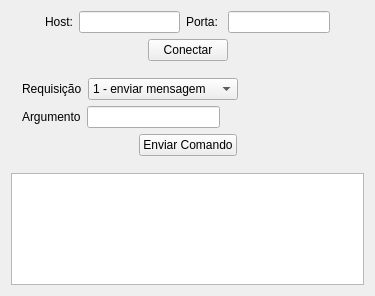
<?xml version="1.0" encoding="UTF-8"?>
<ui version="4.0">
 <class>MainWidget</class>
 <widget class="QWidget" name="MainWidget">
  <property name="geometry">
   <rect>
    <x>0</x>
    <y>0</y>
    <width>375</width>
    <height>296</height>
   </rect>
  </property>
  <property name="windowTitle">
   <string>MainWidget</string>
  </property>
  <layout class="QVBoxLayout" name="verticalLayout_2">
   <item>
    <layout class="QHBoxLayout" name="horizontalLayout">
     <item>
      <spacer name="horizontalSpacer">
       <property name="orientation">
        <enum>Qt::Horizontal</enum>
       </property>
       <property name="sizeHint" stdset="0">
        <size>
         <width>40</width>
         <height>20</height>
        </size>
       </property>
      </spacer>
     </item>
     <item>
      <widget class="QLabel" name="label_2">
       <property name="text">
        <string>Host:</string>
       </property>
      </widget>
     </item>
     <item>
      <widget class="QLineEdit" name="hostEdit"/>
     </item>
     <item>
      <widget class="QLabel" name="label">
       <property name="text">
        <string>Porta: </string>
       </property>
      </widget>
     </item>
     <item>
      <widget class="QLineEdit" name="portEdit"/>
     </item>
     <item>
      <spacer name="horizontalSpacer_2">
       <property name="orientation">
        <enum>Qt::Horizontal</enum>
       </property>
       <property name="sizeHint" stdset="0">
        <size>
         <width>40</width>
         <height>20</height>
        </size>
       </property>
      </spacer>
     </item>
    </layout>
   </item>
   <item>
    <layout class="QHBoxLayout" name="horizontalLayout_2">
     <item>
      <spacer name="horizontalSpacer_3">
       <property name="orientation">
        <enum>Qt::Horizontal</enum>
       </property>
       <property name="sizeHint" stdset="0">
        <size>
         <width>40</width>
         <height>20</height>
        </size>
       </property>
      </spacer>
     </item>
     <item>
      <widget class="QPushButton" name="startStopBtn">
       <property name="text">
        <string>Conectar</string>
       </property>
      </widget>
     </item>
     <item>
      <spacer name="horizontalSpacer_4">
       <property name="orientation">
        <enum>Qt::Horizontal</enum>
       </property>
       <property name="sizeHint" stdset="0">
        <size>
         <width>40</width>
         <height>20</height>
        </size>
       </property>
      </spacer>
     </item>
    </layout>
   </item>
   <item>
    <widget class="QWidget" name="requestInfoCtn" native="true">
     <layout class="QVBoxLayout" name="verticalLayout">
      <item>
       <layout class="QHBoxLayout" name="horizontalLayout_3">
        <item>
         <widget class="QLabel" name="label_3">
          <property name="text">
           <string>Requisição</string>
          </property>
         </widget>
        </item>
        <item>
         <widget class="QComboBox" name="requestCombo">
          <item>
           <property name="text">
            <string>1 - enviar mensagem</string>
           </property>
          </item>
          <item>
           <property name="text">
            <string>2 - executar programa</string>
           </property>
          </item>
         </widget>
        </item>
        <item>
         <spacer name="horizontalSpacer_5">
          <property name="orientation">
           <enum>Qt::Horizontal</enum>
          </property>
          <property name="sizeHint" stdset="0">
           <size>
            <width>40</width>
            <height>20</height>
           </size>
          </property>
         </spacer>
        </item>
       </layout>
      </item>
      <item>
       <layout class="QHBoxLayout" name="horizontalLayout_4">
        <item>
         <widget class="QLabel" name="label_4">
          <property name="text">
           <string>Argumento</string>
          </property>
         </widget>
        </item>
        <item>
         <widget class="QLineEdit" name="argEdit"/>
        </item>
        <item>
         <spacer name="horizontalSpacer_6">
          <property name="orientation">
           <enum>Qt::Horizontal</enum>
          </property>
          <property name="sizeHint" stdset="0">
           <size>
            <width>40</width>
            <height>20</height>
           </size>
          </property>
         </spacer>
        </item>
       </layout>
      </item>
      <item>
       <layout class="QHBoxLayout" name="horizontalLayout_5">
        <property name="bottomMargin">
         <number>0</number>
        </property>
        <item>
         <spacer name="horizontalSpacer_7">
          <property name="orientation">
           <enum>Qt::Horizontal</enum>
          </property>
          <property name="sizeHint" stdset="0">
           <size>
            <width>40</width>
            <height>20</height>
           </size>
          </property>
         </spacer>
        </item>
        <item>
         <widget class="QPushButton" name="sendButton">
          <property name="text">
           <string>Enviar Comando</string>
          </property>
         </widget>
        </item>
        <item>
         <spacer name="horizontalSpacer_8">
          <property name="orientation">
           <enum>Qt::Horizontal</enum>
          </property>
          <property name="sizeHint" stdset="0">
           <size>
            <width>40</width>
            <height>20</height>
           </size>
          </property>
         </spacer>
        </item>
       </layout>
      </item>
     </layout>
    </widget>
   </item>
   <item>
    <widget class="QListWidget" name="listWidget"/>
   </item>
  </layout>
 </widget>
 <layoutdefault spacing="6" margin="11"/>
 <resources/>
 <connections/>
</ui>
